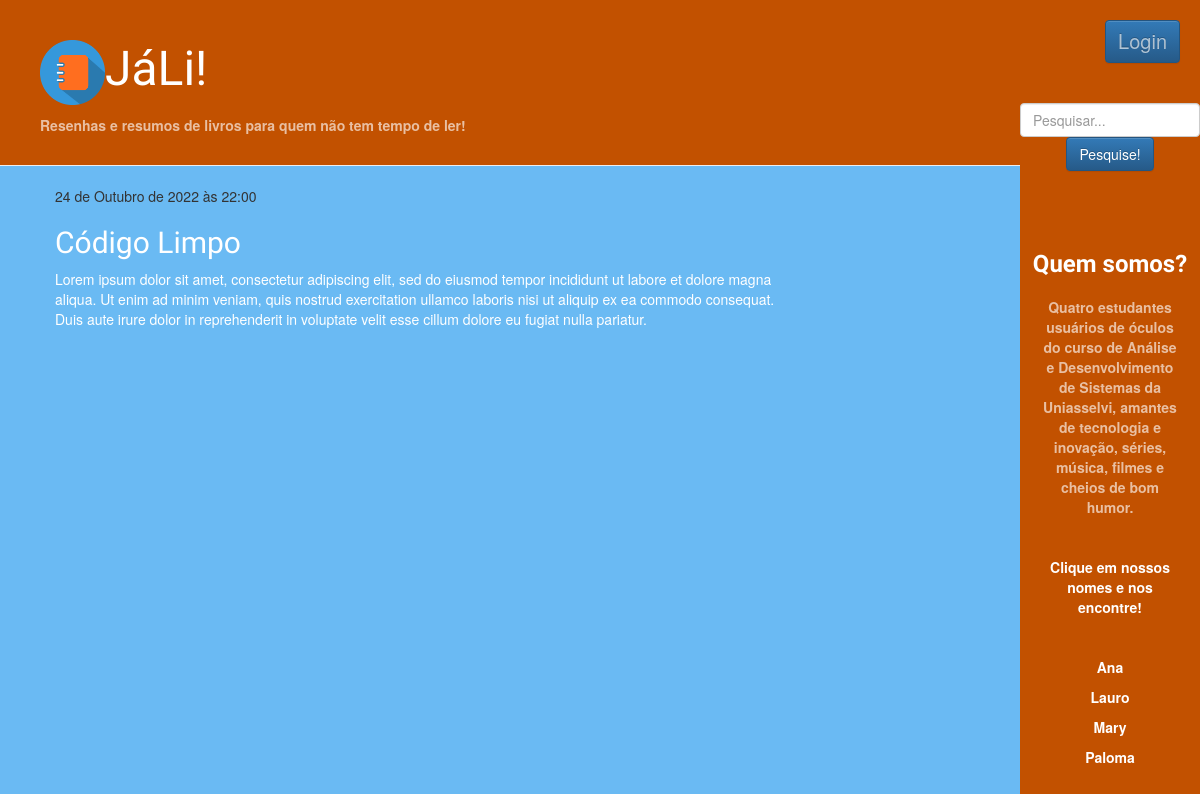
/resenha/1/, run on an earlier commit of the app's database.
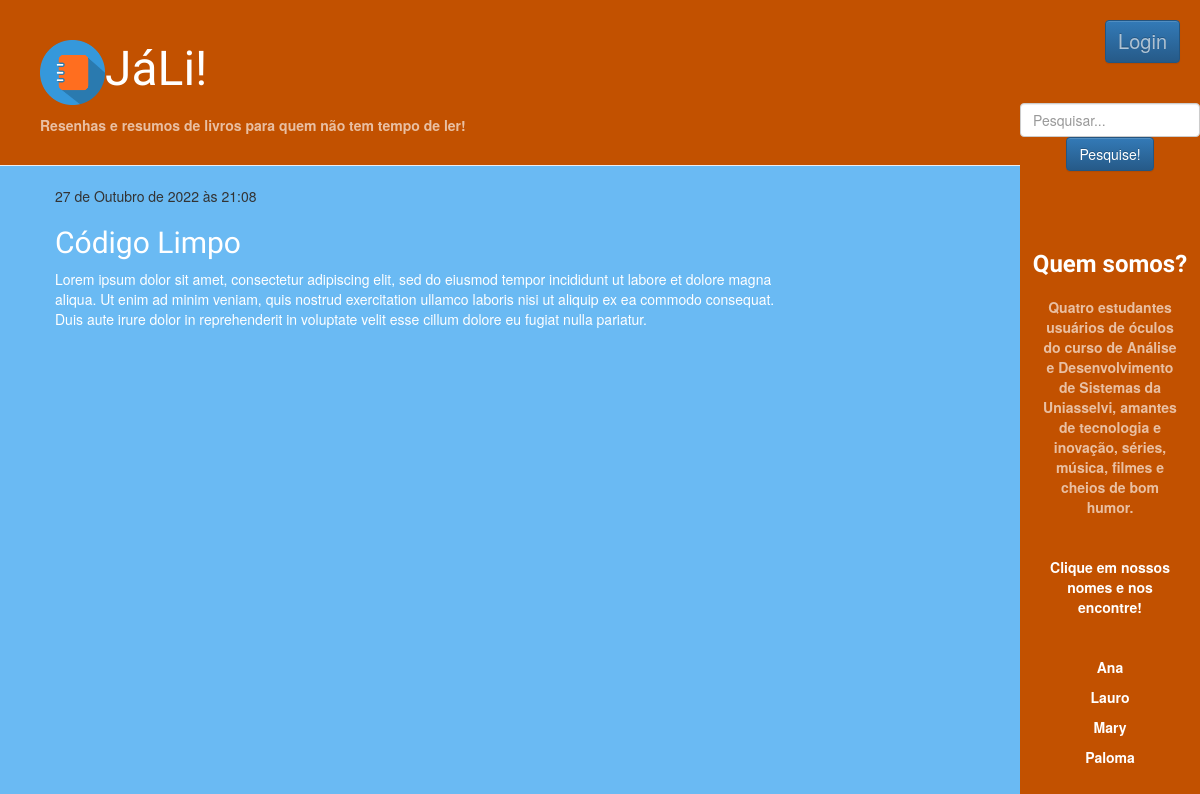
And on a later commit of the database.
### home/models.py (models this page shows, shortened)
class Resenha(models.Model):
    autor = models.ForeignKey(settings.AUTH_USER_MODEL, on_delete=models.CASCADE)
    titulo = models.CharField(max_length=200)
    texto = models.TextField()
    data_criacao = models.DateTimeField(default=timezone.now)
    data_publicacao = models.DateTimeField(blank=True, null=True)

### home/views.py (the view)
# urls.py: path('resenha/<int:pk>/', views.detalhe_resenha, name='detalhe_resenha'),
def detalhe_resenha(request, pk):
    resenha = get_object_or_404(Resenha, pk=pk)
    return render(request, 'home/detalhe_resenha.html', {'resenha': resenha})

### home/templates/home/detalhe_resenha.html (shortened to what this page needs)
{% extends 'home/base.html' %}
{% block content %}
    <div class="resenha">
        {% if resenha.data_publicacao %}
            <div class="date">
                {{ resenha.data_publicacao }}
            </div>
        {% endif %}
        <h2>{{ resenha.titulo }}</h2>
        <p>{{ resenha.texto|linebreaksbr }}</p>
    </div>
{% endblock %}

What changed in the data, as far as the page shows it:
changed Resenha "Código Limpo": data_publicacao "24 de Outubro de 2022 às 22:00" → "27 de Outubro de 2022 às 21:08"
